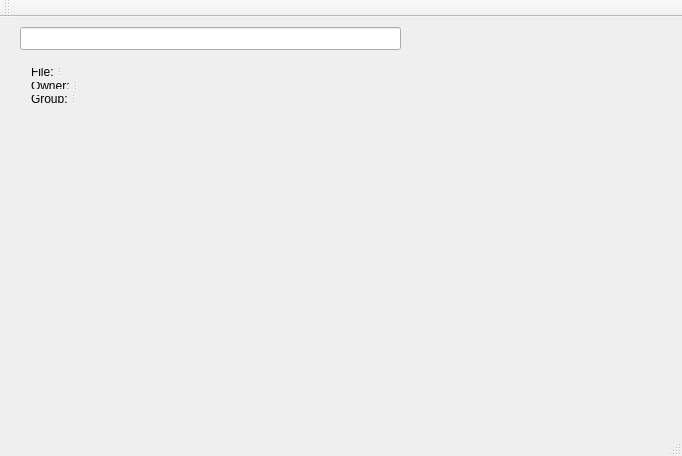
<?xml version="1.0" encoding="UTF-8"?>
<ui version="4.0">
 <class>acldisplay</class>
 <widget class="QMainWindow" name="acldisplay">
  <property name="geometry">
   <rect>
    <x>0</x>
    <y>0</y>
    <width>682</width>
    <height>456</height>
   </rect>
  </property>
  <property name="windowTitle">
   <string>acldisplay</string>
  </property>
  <widget class="QWidget" name="centralWidget">
   <widget class="QLineEdit" name="pathWidget">
    <property name="geometry">
     <rect>
      <x>20</x>
      <y>10</y>
      <width>381</width>
      <height>23</height>
     </rect>
    </property>
   </widget>
   <widget class="QWidget" name="">
    <property name="geometry">
     <rect>
      <x>20</x>
      <y>40</y>
      <width>381</width>
      <height>57</height>
     </rect>
    </property>
    <layout class="QFormLayout" name="formLayout">
     <item row="0" column="0">
      <widget class="QSplitter" name="splitter">
       <property name="orientation">
        <enum>Qt::Horizontal</enum>
       </property>
       <widget class="QLabel" name="fileLabel">
        <property name="text">
         <string>File: </string>
        </property>
       </widget>
       <widget class="QLabel" name="fileNameLabel">
        <property name="text">
         <string/>
        </property>
       </widget>
      </widget>
     </item>
     <item row="1" column="0">
      <widget class="QSplitter" name="splitter_2">
       <property name="orientation">
        <enum>Qt::Horizontal</enum>
       </property>
       <widget class="QLabel" name="ownerLabel">
        <property name="text">
         <string>Owner: </string>
        </property>
       </widget>
       <widget class="QLabel" name="ownerNameLabel">
        <property name="text">
         <string/>
        </property>
       </widget>
      </widget>
     </item>
     <item row="2" column="0">
      <widget class="QSplitter" name="splitter_3">
       <property name="orientation">
        <enum>Qt::Horizontal</enum>
       </property>
       <widget class="QLabel" name="groupLabel">
        <property name="text">
         <string>Group: </string>
        </property>
       </widget>
       <widget class="QLabel" name="groupNameLabel">
        <property name="text">
         <string/>
        </property>
       </widget>
      </widget>
     </item>
    </layout>
   </widget>
  </widget>
  <widget class="QMenuBar" name="menuBar">
   <property name="geometry">
    <rect>
     <x>0</x>
     <y>0</y>
     <width>682</width>
     <height>20</height>
    </rect>
   </property>
  </widget>
  <widget class="QToolBar" name="mainToolBar">
   <attribute name="toolBarArea">
    <enum>TopToolBarArea</enum>
   </attribute>
   <attribute name="toolBarBreak">
    <bool>false</bool>
   </attribute>
  </widget>
  <widget class="QStatusBar" name="statusBar"/>
 </widget>
 <layoutdefault spacing="6" margin="11"/>
 <resources/>
 <connections/>
</ui>
